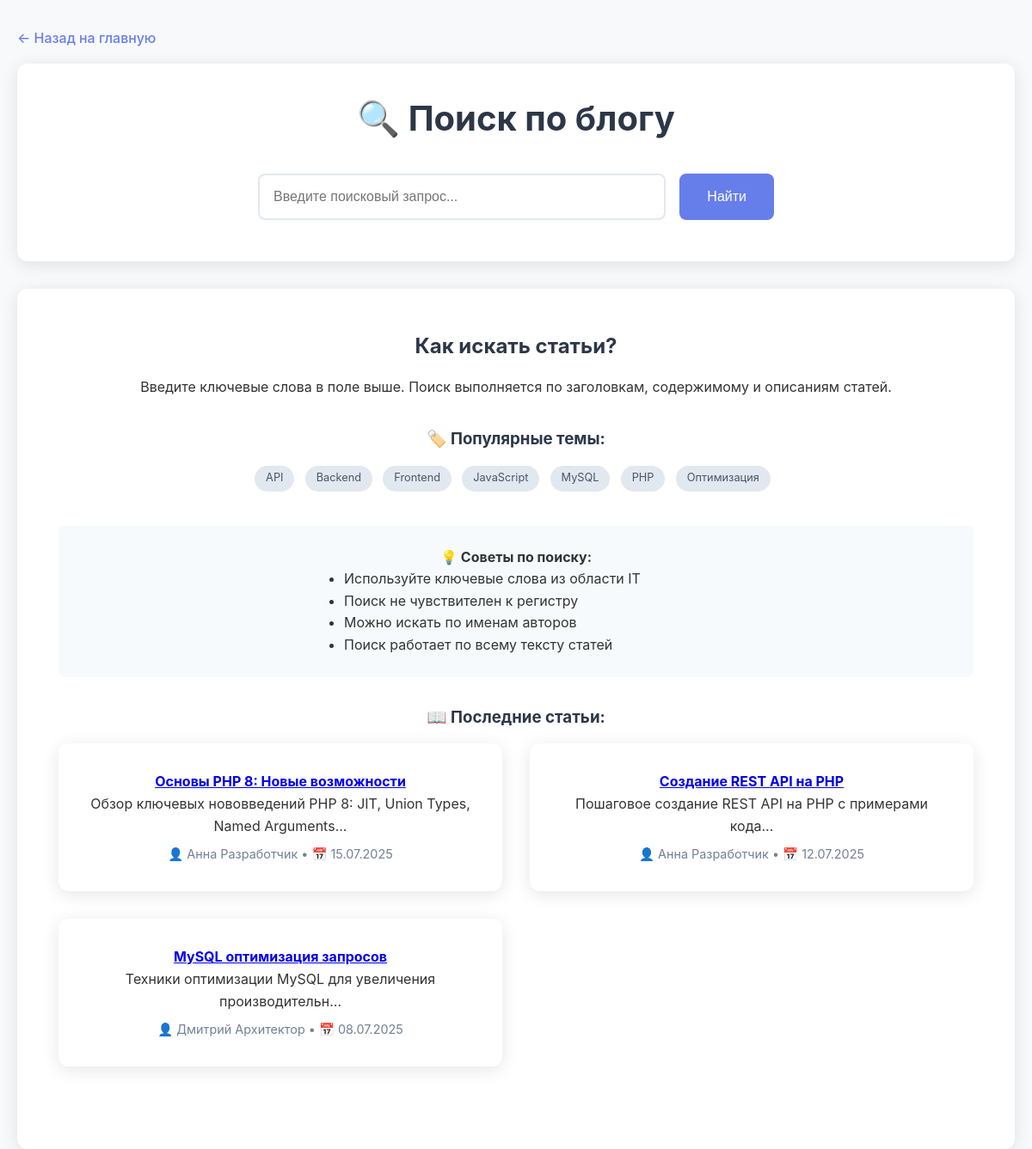
The page /search.php on the database as committed earlier.
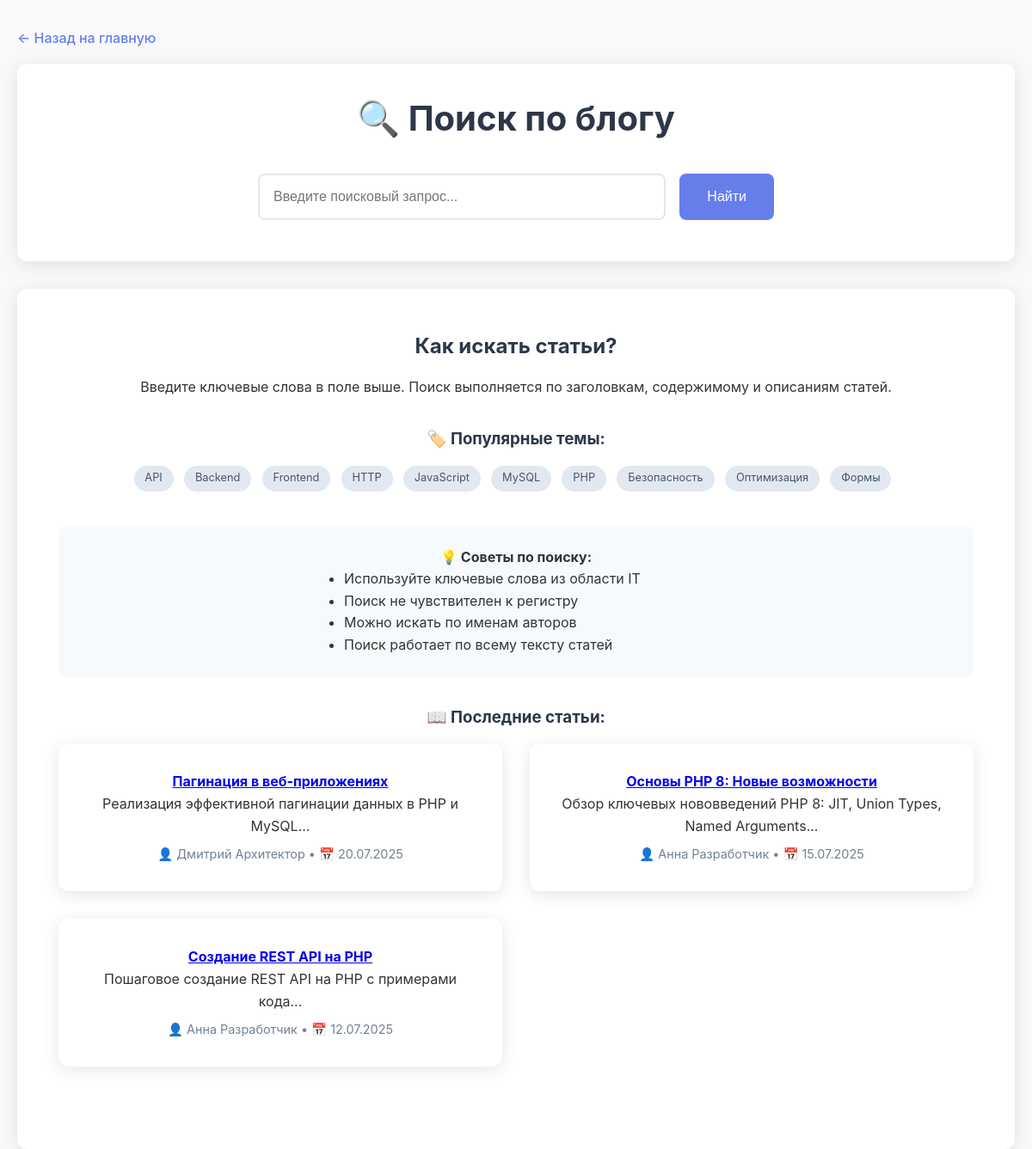
The same page on the database as committed later.
### tables this page shows
CREATE TABLE articles (
    id INT PRIMARY KEY AUTO_INCREMENT,
    title VARCHAR(255) NOT NULL,
    slug VARCHAR(255) UNIQUE,
    content TEXT NOT NULL,
    excerpt TEXT,
    author_id INT NOT NULL,
    category_id INT NOT NULL,
    reading_time INT DEFAULT 5,
    views INT DEFAULT 0,
    status ENUM('draft', 'published') DEFAULT 'published',
    published_at DATE,
    created_at TIMESTAMP DEFAULT CURRENT_TIMESTAMP,
    updated_at TIMESTAMP DEFAULT CURRENT_TIMESTAMP ON UPDATE CURRENT_TIMESTAMP,
    
     
    FOREIGN KEY (author_id) REFERENCES users(id) ON DELETE CASCADE,
    FOREIGN KEY (category_id) REFERENCES categories(id) ON DELETE CASCADE,
    
     
    INDEX idx_author (author_id),
    INDEX idx_category (category_id),
    INDEX idx_status (status),
    INDEX idx_published (published_at),
    INDEX idx_views (views),
    
     
    FULLTEXT KEY ft_search (title, content, excerpt)
);

CREATE TABLE users (
    id INT PRIMARY KEY AUTO_INCREMENT,
    name VARCHAR(100) NOT NULL,
    email VARCHAR(150) UNIQUE NOT NULL,
    bio TEXT,
    created_at TIMESTAMP DEFAULT CURRENT_TIMESTAMP,
    updated_at TIMESTAMP DEFAULT CURRENT_TIMESTAMP ON UPDATE CURRENT_TIMESTAMP
);

### functions.php (called while the page is built, shortened)
<?php
function formatDate($date) {
    return date('d.m.Y', strtotime($date));
}
function getArticleTags($articleId) {
    try {
        $pdo = getDatabaseConnection();
        $stmt = $pdo->prepare("
            SELECT t.name
            FROM tags t
            JOIN article_tags at ON t.id = at.tag_id
            WHERE at.article_id = ?
            ORDER BY t.name
        ");
        $stmt->execute([$articleId]);
        return $stmt->fetchAll(PDO::FETCH_COLUMN);
    } catch (PDOException $e) {
        error_log("Error getting article tags: " . $e->getMessage());
        return [];
    }
}
function getAllTags() {
    try {
        $pdo = getDatabaseConnection();
        $stmt = $pdo->query("SELECT name FROM tags ORDER BY name");
        return $stmt->fetchAll(PDO::FETCH_COLUMN);
    } catch (PDOException $e) {
        error_log("Error getting all tags: " . $e->getMessage());
        return [];
    }
}
function getAllArticles($limit = null, $offset = 0) {
    try {
        $pdo = getDatabaseConnection();
        $sql = "
            SELECT
                a.*,
                u.name as author_name,
                u.email as author_email,
                c.name as category_name
            FROM articles a
            JOIN users u ON a.author_id = u.id
            JOIN categories c ON a.category_id = c.id
            WHERE a.status = 'published'
            ORDER BY a.published_at DESC, a.created_at DESC
        ";
        if ($limit) {
            $sql .= " LIMIT $limit OFFSET $offset";
        }
        $stmt = $pdo->query($sql);
        $articles = $stmt->fetchAll();
        foreach ($articles as &$article) {
            $article['author'] = [
                'name' => $article['author_name'],
                'email' => $article['author_email']
            ];
            $article['category'] = $article['category_name'];
            $article['tags'] = getArticleTags($article['id']);
        }
        return $articles;
    } catch (PDOException $e) {
        error_log("Error getting all articles: " . $e->getMessage());
        return [];
    }
}
function searchArticles($query) {
    if (empty(trim($query))) {
        return getAllArticles();
    }
}
function getRecentArticles($limit = 5) {
    return getAllArticles($limit);
}
?>

### search.php (the view, shortened to what this page needs)
<?php
require_once 'functions.php';
$query = isset($_GET['q']) ? trim($_GET['q']) : '';
$searchResults = searchArticles($query);
$totalResults = count($searchResults);
$allTags = getAllTags();
?>
<!DOCTYPE html>
<html lang="ru">
<head>
    <link rel="stylesheet" href="./css/style.css">
</head>
<body>
    <div class="container">
        <nav class="breadcrumb">
            <a href="index.php">← Назад на главную</a>
        </nav>
        <header class="search-header">
            <h1>🔍 Поиск по блогу</h1>
            <form method="GET" class="search-form">
                <input
                    type="text"
                    name="q"
                    class="search-input"
                    placeholder="Введите поисковый запрос..."
                    value="<?php echo htmlspecialchars($query) ?>"
                    autofocus
                >
                <button type="submit" class="search-btn">Найти</button>
            </form>
        </header>
        <main class="search-results">
            <?php if ($query): ?>
                <div class="results-info">
                    <h2>Результаты поиска</h2>
                    <p>
                        <?php if ($totalResults > 0): ?>
                            Найдено <strong><?php echo $totalResults ?></strong>
                            <?php
                            if ($totalResults == 1) {
                                echo 'статья';
                            } elseif ($totalResults >= 2 && $totalResults <= 4) {
                                echo 'статьи';
                            } else {
                                echo 'статей';
                            }
                            ?>
                            по запросу "<strong><?php echo htmlspecialchars($query) ?></strong>"
                        <?php else: ?>
                            По запросу "<strong><?php echo htmlspecialchars($query) ?></strong>" ничего не найдено
                        <?php endif; ?>
                    </p>
                </div>
                <?php if ($totalResults > 0): ?>
                    <div class="results-grid">
                        <?php foreach ($searchResults as $article): ?>
                        <article class="result-card">
                            <h3 class="result-title">
                                <a href="article.php?id=<?php echo $article['id'] ?>">
                                    <?php echo htmlspecialchars($article['title']) ?>
                                </a>
                            </h3>
                            <p class="result-excerpt">
                                <?php echo htmlspecialchars($article['excerpt']) ?>
                            </p>
                            <div class="result-meta">
                                <span>👤 <?php echo htmlspecialchars($article['author']['name']) ?></span>
                                <span>📁 <?php echo htmlspecialchars($article['category']) ?></span>
                                <span>📅 <?php echo formatDate($article['date']) ?></span>
                                <span>👁️ <?php echo formatViews($article['views']) ?></span>
                                <span>⏱️ <?php echo $article['reading_time'] ?> мин</span>
                            </div>
                            <div class="result-tags">
                                <?php echo renderTags($article['tags']) ?>
                            </div>
                        </article>
                        <?php endforeach; ?>
                    </div>
                <?php else: ?>
                    <div class="no-results">
                        <h3>😔 К сожалению, ничего не найдено</h3>
                        <p>Попробуйте:</p>
                        <ul>
                            <li>Проверить правильность написания</li>
                            <li>Использовать более общие термины</li>
                            <li>Попробовать другие ключевые слова</li>
                        </ul>
                        <?php if (!empty($allTags)): ?>
                        <h4>💡 Попробуйте поискать по тегам:</h4>
                        <div class="popular-tags" style="margin: 1rem 0;">
                            <?php foreach (array_slice($allTags, 0, 10) as $tag): ?>
                            <a href="?q=<?php echo urlencode($tag) ?>" class="tag"><?php echo htmlspecialchars($tag) ?></a>
                            <?php endforeach; ?>
                        </div>
                        <?php endif; ?>
                        <a href="index.php" class="btn" style="margin-top: 1rem;">📚 Посмотреть все статьи</a>
                    </div>
                <?php endif; ?>
            <?php else: ?>
                <div class="search-help">
                    <h2>Как искать статьи?</h2>
                    <p>Введите ключевые слова в поле выше. Поиск выполняется по заголовкам, содержимому и описаниям статей.</p>
                    <?php if (!empty($allTags)): ?>
                    <h3>🏷️ Популярные темы:</h3>
                    <div class="popular-tags">
                        <?php foreach ($allTags as $tag): ?>
                        <a href="?q=<?php echo urlencode($tag) ?>" class="tag"><?php echo htmlspecialchars($tag) ?></a>
                        <?php endforeach; ?>
                    </div>
                    <?php endif; ?>
                    <div style="margin-top: 2rem; padding: 1.5rem; background: #f7fafc; border-radius: 8px;">
                        <h4>💡 Советы по поиску:</h4>
                        <ul style="text-align: left; max-width: 400px; margin: 0 auto;">
                            <li>Используйте ключевые слова из области IT</li>
                            <li>Поиск не чувствителен к регистру</li>
                            <li>Можно искать по именам авторов</li>
                            <li>Поиск работает по всему тексту статей</li>
                        </ul>
                    </div>
                    <?php
                    $recentArticles = getRecentArticles(3);
                    if (!empty($recentArticles)):
                    ?>
                    <h3 style="margin-top: 2rem;">📖 Последние статьи:</h3>
                    <div class="articles-grid" style="margin-top: 1rem;">
                        <?php foreach ($recentArticles as $article): ?>
                        <article class="article-card">
                            <h4>
                                <a href="article.php?id=<?php echo $article['id'] ?>">
                                    <?php echo htmlspecialchars($article['title']) ?>
                                </a>
                            </h4>
                            <p><?php echo htmlspecialchars(substr($article['excerpt'], 0, 100)) ?>...</p>
                            <div style="font-size: 0.9rem; color: #718096; margin-top: 0.5rem;">
                                👤 <?php echo htmlspecialchars($article['author']['name']) ?> •
                                📅 <?php echo formatDate($article['date']) ?>
                            </div>
                        </article>
                        <?php endforeach; ?>
                    </div>
                    <?php endif; ?>
                </div>
            <?php endif; ?>
        </main>
    </div>
</body>
</html>

### css/style.css (style rules this page uses)
* { margin: 0; padding: 0; box-sizing: border-box; }
body { font-family: -apple-system, BlinkMacSystemFont, 'Segoe UI', system-ui, sans-serif; line-height: 1.6; color: #333; background: #f8f9fa; }
.container { max-width: 1200px; margin: 0 auto; padding: 0 20px; }
header { background: linear-gradient(135deg, #667eea 0%, #764ba2 100%); color: white; padding: 3rem 0; text-align: center; }
header h1 { font-size: 2.5rem; margin-bottom: 0.5rem; }
.breadcrumb { margin: 2rem 0 1rem; }
.breadcrumb a { color: #667eea; text-decoration: none; font-weight: 500; }
.search-form { display: flex; gap: 1rem; max-width: 600px; margin: 0 auto 1rem; }
.search-input { flex: 1; padding: 1rem; border: 2px solid #e2e8f0; border-radius: 8px; font-size: 1rem; transition: border-color 0.3s ease; }
.search-btn { padding: 1rem 2rem; background: #667eea; color: white; border: none; border-radius: 8px; cursor: pointer; font-size: 1rem; font-weight: 500; transition: all 0.3s ease; }
.articles-grid, .results-grid { display: grid; grid-template-columns: repeat(auto-fit, minmax(350px, 1fr)); gap: 2rem; margin-bottom: 3rem; }
.article-card, .result-card { background: white; border-radius: 12px; padding: 2rem; box-shadow: 0 4px 20px rgba(0,0,0,0.1); transition: transform 0.3s ease, box-shadow 0.3s ease; display: flex; flex-direction: column; }
.article-tags, .result-tags, .popular-tags { margin-bottom: 1rem; }
.tag { display: inline-block; background: #e2e8f0; color: #4a5568; padding: 0.3rem 0.8rem; border-radius: 20px; font-size: 0.8rem; margin-right: 0.5rem; margin-bottom: 0.5rem; text-decoration: none; transition: all 0.3s ease; }
.search-header { background: white; padding: 2rem; border-radius: 12px; box-shadow: 0 4px 20px rgba(0,0,0,0.1); margin-bottom: 2rem; text-align: center; }
.search-header h1 { color: #2d3748; margin-bottom: 2rem; }
.no-results, .search-help { background: white; padding: 3rem; border-radius: 12px; box-shadow: 0 4px 20px rgba(0,0,0,0.1); text-align: center; }
.no-results h3, .search-help h2 { color: #2d3748; margin-bottom: 1rem; }
.search-help h3 { color: #2d3748; margin: 2rem 0 1rem; }
.article-card, .result-card, .stat-item { animation: fadeIn 0.5s ease-out; }
.article-card:nth-child(2) { animation-delay: 0.1s; }
.article-card:nth-child(3) { animation-delay: 0.2s; }

Rows that differ between the two databases and show on the page:
no longer on this page (row unchanged): articles: title "MySQL оптимизация запросов", excerpt "Техники оптимизации MySQL для увеличения производительн", author.name "Дмитрий Архитектор", published_at "08.07.2025"
added articles: title "Пагинация в веб-приложениях", excerpt "Реализация эффективной пагинации данных в PHP и MySQL", name "Дмитрий Архитектор", published_at "20.07.2025"
Other text that changed with them:
new list line: "HTTP"
new list line: "Безопасность"
new list line: "Формы"
